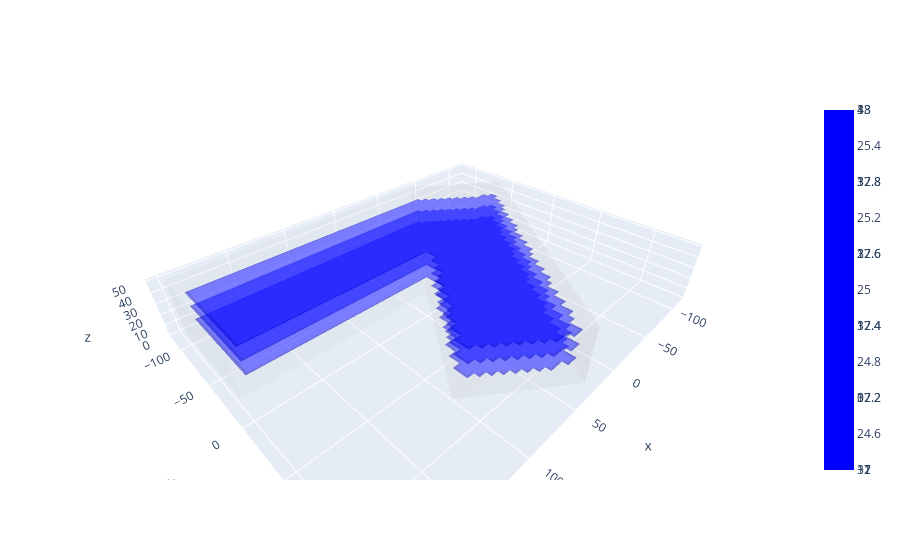

This figure's notebook cell:
### Code cell
# Ensure that the 'rtree' library is installed. If not, run: pip install rtree

import trimesh
import numpy as np
import open3d as o3d
import plotly.graph_objects as go

# Load the OBJ model
import os


obj_path = r"../Reference Files/3d model for detection.obj"

mesh = trimesh.load(obj_path)

# Extract vertices and faces
vertices = mesh.vertices
faces = mesh.faces

# Edge Detection
edges = mesh.edges_unique
edge_vertices = vertices[edges]

# Get user input for floor height
num_floors_input = int(input('Enter the desired number of floors: '))

# User-defined Floor Division with Single Floor Height
def divide_into_floors(vertices, num_floors):
    # Find the bounding box of the model
    min_z = np.min(vertices[:, 2])
    max_z = np.max(vertices[:, 2])

    # Calculate the floor height
    floor_height = (max_z - min_z) / num_floors

    # Create floor levels
    floor_levels = [min_z + i * floor_height for i in range(num_floors + 1)]

    return floor_levels

# Divide into floors
floor_levels = divide_into_floors(vertices, num_floors_input)
print('Floor Levels:', floor_levels)

# Identify Floors and Walls (more sophisticated approach)
def is_floor(face_normal, normal_threshold=0.1):
    # Check if the face normal is mostly pointing up or down
    return abs(face_normal[2]) > (1 - normal_threshold)

def is_wall(face_normal, normal_threshold=0.1):
    # Check if the face normal is mostly horizontal
    return abs(face_normal[2]) < normal_threshold

floor_faces = set()
wall_faces = set()

# Adjacency
mesh.process() # Compute the face adjacency before accessing it
face_adjacency = mesh.face_adjacency

def group_connected_faces(faces, normals, similarity_threshold=0.95):
    groups = []
    visited = set()

    for face_index in faces:
        if face_index in visited:
            continue

        group = {face_index}
        queue = [face_index]
        visited.add(face_index)

        while queue:
            current_face = queue.pop(0)
            # Check if current_face is within the bounds of face_adjacency
            if current_face >= len(face_adjacency):
                continue
            neighbors = mesh.face_adjacency[current_face]

            if neighbors is None:
                continue

            for neighbor in neighbors:
                if neighbor in visited or neighbor in group:
                    continue

                if np.dot(normals[current_face], normals[neighbor]) > similarity_threshold:
                    group.add(neighbor)
                    queue.append(neighbor)
                    visited.add(neighbor)

        groups.append(list(group))

    return groups

all_faces = set(range(len(faces)))
floor_normals = [mesh.face_normals[i] for i in all_faces if is_floor(mesh.face_normals[i])]
floor_faces_indices = [i for i in all_faces if is_floor(mesh.face_normals[i])]
wall_normals = [mesh.face_normals[i] for i in all_faces if is_wall(mesh.face_normals[i])]
wall_faces_indices = [i for i in all_faces if is_wall(mesh.face_normals[i])]

floor_groups = group_connected_faces(floor_faces_indices, mesh.face_normals)
wall_groups = group_connected_faces(wall_faces_indices, mesh.face_normals)

num_floors = len(floor_groups)
num_walls = len(wall_groups)

# Print the number of walls and floors
print(f'Number of floor faces: {num_floors}')
print(f'Number of wall faces: {num_walls}')

# Visualization using Plotly
def visualize_floors(vertices, faces, floor_levels):
    # Create a Plotly figure
    fig = go.Figure()

    # Add the base mesh
    fig.add_trace(go.Mesh3d(x=vertices[:, 0], y=vertices[:, 1], z=vertices[:, 2],
                            i=faces[:, 0], j=faces[:, 1], k=faces[:, 2],
                            opacity=0.1, color='lightgrey'))

    # Find the bounds of the model
    x_min, x_max = np.min(vertices[:, 0]), np.max(vertices[:, 0])
    y_min, y_max = np.min(vertices[:, 1]), np.max(vertices[:, 1])

    # Create floor surfaces
    for i in range(len(floor_levels) - 1):
        z_level = floor_levels[i]

        # Create a grid of points for the floor surface
        x = np.linspace(x_min, x_max, 50)
        y = np.linspace(y_min, y_max, 50)
        X, Y = np.meshgrid(x, y)
        Z = np.full_like(X, z_level)

        # Flatten the grid for point querying
        points = np.stack([X.flatten(), Y.flatten(), Z.flatten()], axis=-1)

        # Check which points are inside the mesh
        inside_points = mesh.contains(points)

        # Reshape the inside points to the grid shape
        inside_grid = inside_points.reshape(X.shape)

        # Mask the X, Y, and Z grids
        X_masked = np.where(inside_grid, X, np.nan)
        Y_masked = np.where(inside_grid, Y, np.nan)
        Z_masked = np.where(inside_grid, Z, np.nan)

        # Add the masked surface to the figure
        fig.add_trace(go.Surface(x=X_masked, y=Y_masked, z=Z_masked, opacity=0.5, colorscale=[[0, 'blue'], [1, 'blue']]))

    # Update layout for interactive rotation
    fig.update_layout(scene=dict(aspectmode='data'))

    fig.show()

# Visualize the floors
visualize_floors(vertices, faces, floor_levels)

# Visualization (Open3D) - Commented out
mesh_o3d = o3d.io.read_triangle_mesh(obj_path)
# o3d.visualization.draw_geometries([mesh_o3d])

### Figure 1 — Plotly figure (JSON) as saved in the notebook; plotly's stock layout.template omitted (floating-point values rounded to 4 significant figures; data arrays with more than 128 entries replaced by an {"elided": "..."} marker saying what was removed)
{"data": [{"color": "lightgrey", "i": [0, 4, 8, 12, 16, 20, 24, 28, 32, 34, 32, 30, 35, 39, 41, 39, 37, 0, 4, 8, 12, 16, 20, 24], "j": [2, 6, 10, 14, 18, 22, 26, 31, 31, 33, 28, 29, 37, 35, 35, 40, 35, 3, 7, 11, 15, 19, 23, 27], "k": [3, 7, 11, 15, 19, 23, 27, 30, 28, 28, 33, 28, 38, 38, 40, 35, 36, 1, 5, 9, 13, 17, 21, 25], "opacity": 0.1, "type": "mesh3d", "x": [29.96, 29.96, 100.8, 100.8, 100.8, 100.8, 26.25, 26.25, 26.25, 26.25, -110.9, -110.9, -110.9, -110.9, -36.37, -36.37, -36.37, -36.37, 198.0, 198.0, 198.0, 198.0, 198.0, 198.0, 198.0, 198.0, 29.96, 29.96, 29.96, 100.8, 26.25, -110.9, -36.37, 198.0, 198.0, 29.96, 100.8, 26.25, -110.9, -36.37, 198.0, 198.0], "y": [-21.92, -21.92, 76.24, 76.24, 76.24, 76.24, 130.0, 130.0, 130.0, 130.0, -60.06, -60.06, -60.06, -60.06, -113.8, -113.8, -113.8, -113.8, -113.8, -113.8, -113.8, -113.8, -21.92, -21.92, -21.92, -21.92, -21.92, -21.92, -21.92, 76.24, 130.0, -60.06, -113.8, -113.8, -21.92, -21.92, 76.24, 130.0, -60.06, -113.8, -113.8, -21.92], "z": [0.0, 50.0, 0.0, 50.0, 0.0, 50.0, 0.0, 50.0, 0.0, 50.0, 0.0, 50.0, 0.0, 50.0, 0.0, 50.0, 0.0, 50.0, 0.0, 50.0, 0.0, 50.0, 0.0, 50.0, 0.0, 50.0, 0.0, 50.0, 0.0, 0.0, 0.0, 0.0, 0.0, 0.0, 0.0, 50.0, 50.0, 50.0, 50.0, 50.0, 50.0, 50.0]}, {"colorscale": [[0, "blue"], [1, "blue"]], "opacity": 0.5, "type": "surface", "x": {"elided": "50x50 float values"}, "y": {"elided": "50x50 float values"}, "z": {"elided": "50x50 float values"}}, {"colorscale": [[0, "blue"], [1, "blue"]], "opacity": 0.5, "type": "surface", "x": {"elided": "50x50 float values"}, "y": {"elided": "50x50 float values"}, "z": {"elided": "50x50 float values"}}, {"colorscale": [[0, "blue"], [1, "blue"]], "opacity": 0.5, "type": "surface", "x": {"elided": "50x50 float values"}, "y": {"elided": "50x50 float values"}, "z": {"elided": "50x50 float values"}}, {"colorscale": [[0, "blue"], [1, "blue"]], "opacity": 0.5, "type": "surface", "x": {"elided": "50x50 float values"}, "y": {"elided": "50x50 float values"}, "z": {"elided": "50x50 float values"}}], "layout": {"scene": {"aspectmode": "data"}}}
